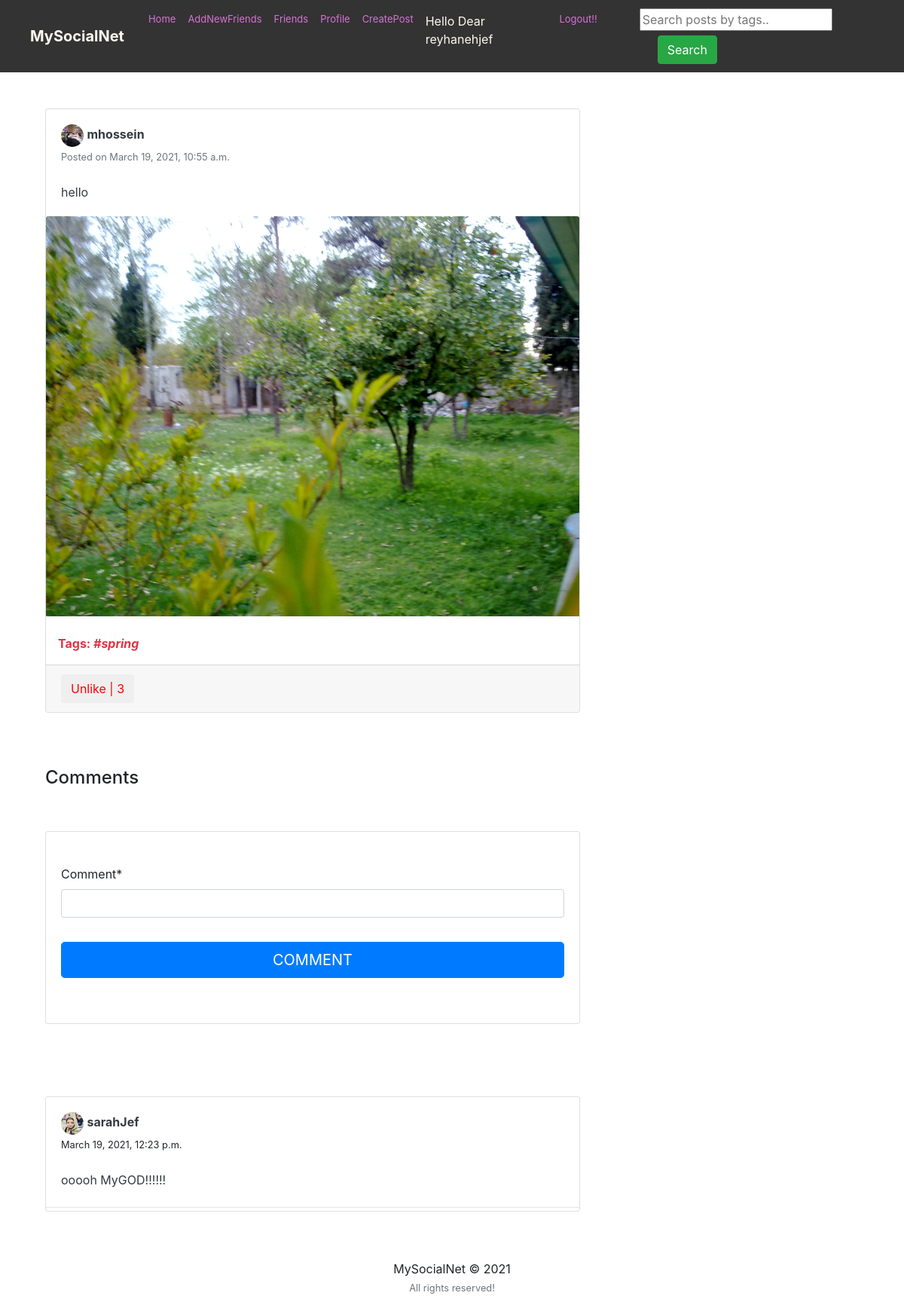
Screenshot of /postt/post/1/ (signed in) with the database file from the repository.
### feed/models.py (models this page shows, shortened)
class Post(models.Model):
    description = models.CharField(max_length=255, blank=True)
    pic = models.ImageField(upload_to='path/to/img')
    date_posted = models.DateTimeField(default=timezone.now)
    user_name = models.ForeignKey(User, on_delete=models.CASCADE)
    tags = models.CharField(max_length=100, blank=True)

class Comments(models.Model):
    post = models.ForeignKey(Post, related_name='details', on_delete=models.CASCADE)
    username = models.ForeignKey(User, related_name='details', on_delete=models.CASCADE)
    comment = models.CharField(max_length=255)
    comment_date = models.DateTimeField(default=timezone.now)

### users/models.py (models this page shows, shortened)
class Profile(models.Model):
    user = models.OneToOneField(User, on_delete=models.CASCADE)
    image = models.ImageField(default='default.png', upload_to='profile_pics')
    slug = AutoSlugField(populate_from='user')
    bio = models.CharField(max_length=255, blank=True)
    friends = models.ManyToManyField("Profile", blank=True)
    def get_absolute_url(self):
        return "/users/{}".format(self.slug)

### feed/views.py (the view)
# urls.py: path('post/<int:pk>/', views.post_detail, name='post-detail'),
@login_required
def post_detail(request, pk):
    post = get_object_or_404(Post, pk=pk)
    user = request.user
    is_liked = Like.objects.filter(user=user, post=post)
    if request.method == 'POST':
        form = NewCommentForm(request.POST)
        if form.is_valid():
            data = form.save(commit=False)
            data.post = post
            data.username = user
            data.save()
            return redirect('post-detail', pk=pk)
    else:
        form = NewCommentForm()
    return render(request, 'feed/post_detail.html', {'post': post, 'is_liked': is_liked, 'form': form})

### feed/forms.py
class NewCommentForm(forms.ModelForm):
    class Meta:
        model = Comments
        fields = ['comment']

### feed/templates/feed/post_detail.html (shortened to what this page needs)
{% extends "feed/layout.html" %}
{% load static %}
{% load crispy_forms_tags %}
{% block searchform %}
<form class="form-inline my-2 my-lg-0 ml-5" action="{% url 'search_posts' %}" method="get">
  <input name="p" type="text" placeholder="Search posts by tags..">
  <button class="btn btn-success my-2 my-sm-0 ml-4" type="submit">Search</button>
</form>
{% endblock searchform %}
{% block content %}
    <div class="container">
        <div class="row">
          <div class="col-md-8">
            <div class="card card-signin my-5">
              <div class="card-body">
                <a href="{{ post.user_name.profile.get_absolute_url }}"><img src="{{ post.user_name.profile.image.url }}" class="rounded-circle" width="30" height="30" alt=""></a>
                <a class="text-dark" href="{{ post.user_name.profile.get_absolute_url }}"><b>{{ post.user_name }}</b></a>
                <br><small class="text-muted">Posted on {{ post.date_posted }}</small>
                <br><br>
                <p class="card-text text-dark">{{ post.description }}</p>
              </div>
              <a href="{{ post.pic.url }}"><img class="card-img-top" src="{{ post.pic.url }}" alt=""></a>
              {% if post.tags %}
              <br><p class="text-danger ml-3"><b>Tags: <i>{{ post.tags }}</i></b></p>
              {% endif %}
              <div class="card-footer">
                <button class="btn btn-white mr-3 like" id="{{ post.id }}">
                    {% if is_liked %}
                        <a href="{% url 'post-like' %}" style="color:red;" id="likebtn{{ post.id }}"> Unlike | {{post.likes.count}}</a>
                    {% else %}
                        <a href="{% url 'post-like' %}" style="color:green;" id="likebtn{{ post.id }}"> Like | {{post.likes.count}}</a>
                    {% endif %}
                </button>
              </div>
            </div>
           </div>
        </div>
        <br>
        <h4>Comments</h4>
        <div class="row">
            <div class="col-md-8">
                <div class="card card-signin my-5">
                    <div class="card-body">
                        <form class="form-signin" method = "POST">
                            <fieldset class="form-group"><br>
                                {{ form|crispy }}
                            </fieldset>
                            <div class="form-group">
                                <button class="btn btn-lg btn-primary btn-block text-uppercase" type="submit">Comment</button><br>
                            </div>
                    </div>
                </div>
            </div>
        </div>
        <div class="row">
            <div class="col-md-8">
                {% if post.details.all %}
                <div class="card card-signin my-5">
                {% for detail in post.details.all %}
                    <div class="card-body">
                        <a href="{{ detail.username.profile.get_absolute_url }}">
                            <img src="{{ detail.username.profile.image.url }}" class="rounded-circle" width="30" height="30" alt="">
                        </a>
                        <a class="text-dark" href="{{ detail.username.profile.get_absolute_url }}"><b>{{ detail.username }}</b></a>
                        <br><small>{{ detail.comment_date }}</small><br><br>
                        <p class="card-text text-dark">{{ detail.comment }}</p>
                    </div>
                    <hr class="my-1">
                {% endfor %}
                </div>
                {% else %}
                    <p>No comments to show!</p>
                {% endif %}
            </div>
        </div>
    </div>
{% endblock content %}

### feed/templates/feed/layout.html (shortened to what this page needs)
{% load static %}
<!DOCTYPE html>
<html>
<head>
    <link rel="stylesheet" href="https://maxcdn.bootstrapcdn.com/bootstrap/4.0.0/css/bootstrap.min.css">
    <link rel="stylesheet" type="text/css" href="https://storage.googleapis.com/bytewalk/profilepage.css">
    <link rel="stylesheet" type="text/css" href="https://storage.googleapis.com/bytewalk/styles.css">
</head>
<body>
    <nav  style=" background-color:#333333" class="navbar navbar-expand-lg navbar-dark  sticky-top">
      <a class="navbar-brand ml-4 mr-4"style="color: #fff9ef" href="{% url 'home' %}"><b>MySocialNet</b></a>
      <div >
        <div class="navbar-nav">
          <a class="nav-item nav-link" href="{% url 'home' %}"  style="color: orchid;font-size: small">Home</a>
          <a class="nav-item nav-link" href="{% url 'users_list' %}"  style="color: orchid;font-size: small">AddNewFriends</a>
          {% if user.is_authenticated %}
            <a class="nav-item nav-link" href="{% url 'friend_list' %}"  style="color: orchid;font-size: small">Friends</a>
            <a class="nav-item nav-link" href="{% url 'my_profile' %}"  style="color: orchid;font-size: small">Profile</a>
            <a class="nav-item nav-link" href="{% url 'post-create' %}"  style="color: orchid;font-size: small">CreatePost</a>
               <p class="nav-item nav-link" href="{% url 'my_profile' %}"  style="color: #fff9ef">Hello Dear  {{ user.username }}</p>
                <a class="nav-item nav-link  "  href="{% url 'logout' %}"   style="color: orchid;font-size: small">Logout!!</a>
          {% else %}
            <a class="nav-item nav-link " href="{% url 'login' %}"  style="color: snow;font-size: small">Login</a>
            <a class="nav-item nav-link " href="{% url 'register' %} "  style="color: snow;font-size: small">Register</a>
          {% endif %}
            {% block searchform %}{% endblock searchform %}
        </div>
      </div>
    </nav>
    <div class="container">
    {% block content %}{% endblock content %}
    </div>
    <footer class="page-footer font-small black">
      <div class="footer-copyright text-center py-3">MySocialNet © 2021
      <br><small class="text-muted">All rights reserved!</small>
    </div>
    </footer>
</body>
</html>

### rows the page displays
Post: user_name.profile.image (picture), user_name "mhossein", date_posted "March 19, 2021, 10:55 a.m.", description "hello", pic (picture), tags "#spring", likes.count "3"
Comments: username.profile.image (picture), username "sarahJef", comment_date "March 19, 2021, 12:23 p.m.", comment "ooooh MyGOD!!!!!!"

### other values shown
{{ user.username }} "reyhanehjef"
